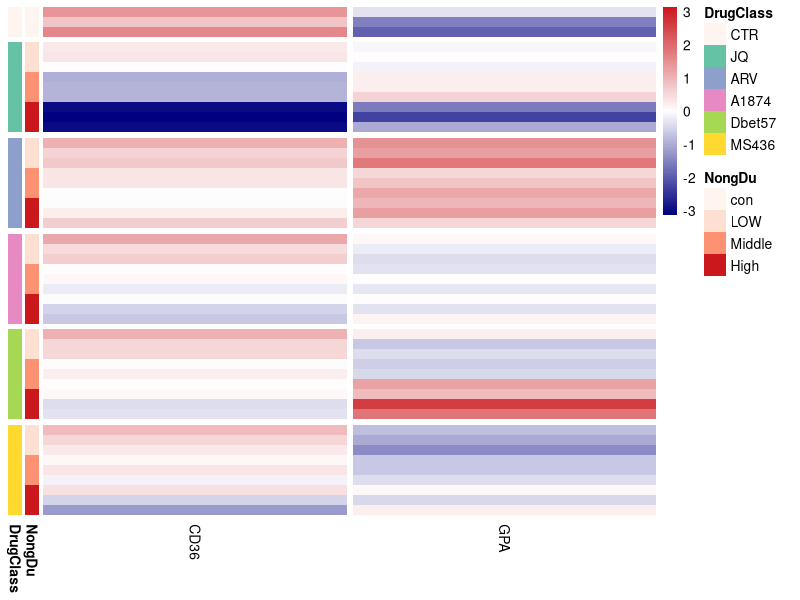
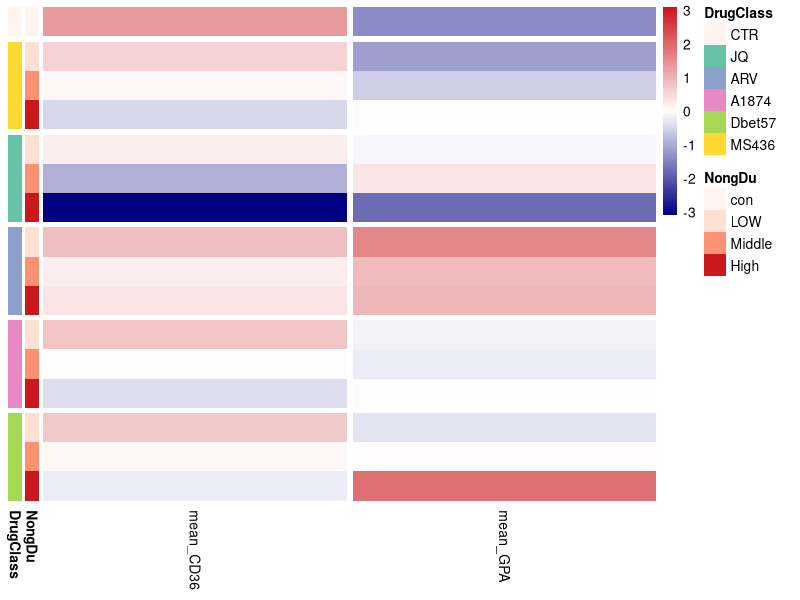
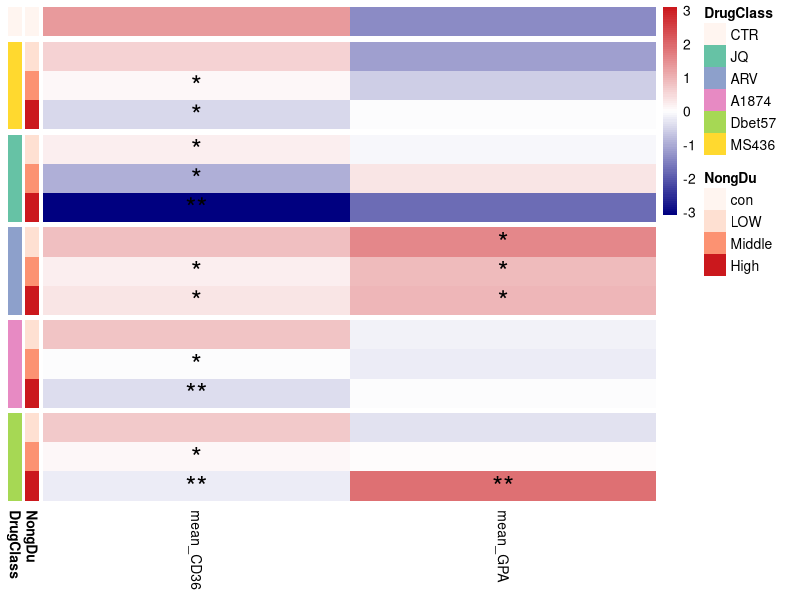

Write R code to recreate these figures, in order.

# pheatmap & Diff 
# BY  MY 2023

# load packages
library(readxl)
library(pheatmap)
library(RColorBrewer)
library(tidyverse)
library(rstatix)


rt1 <- read.csv("brd4_inhibitor_used.csv",header = T,row.names = 1)

#rt1 = read_csv("brd4_inhibitor.csv")
#View(rt1)


annotation_row = data.frame(
  NongDu  = factor(c("con","con","con",rep ( rep(c("LOW", "Middle", "High"),each = 3),5) )),
  DrugClass = factor(rep(c("CTR","JQ", "ARV","A1874","Dbet57","MS436"), c(3, 9, 9, 9, 9, 9))))

row.names(annotation_row)=rownames(rt1)

# colors
ann_colors = list(
  NongDu = c( con="#FFF5F0",LOW="#FEE0D2", Middle="#FC9272",High="#CB181D"  ),
  DrugClass = c(CTR= "#FFF5F0",JQ = "#66C2A5" ,ARV= "#8DA0CB", A1874= "#E78AC3" ,Dbet57="#A6D854",MS436= "#FFD92F")
)


pheatmap(rt1, 
         #annotation_col=annotation_col, 
         annotation_row = annotation_row, 
         annotation_colors = ann_colors,
         color = colorRampPalette(c("navy", "white", "#CB181D"))(100),
         cluster_cols =F,
         cluster_rows  =F,
         scale="column",
          gaps_row = c(3,12,21,30,39,48),
         gaps_col = 1,
         border_color=NA,
         #border_color="white",
         # fontsize_row=5,
         fontsize_col=10,
         labels_row = NULL,
         labels_col = NULL,
         show_rownames = FALSE, 
         show_colnames =TRUE)




# get mean according to group -----------------------------------------------------

rt1 <- read.csv("brd4_inhibitor.csv",header = T)

rt_mean = rt1 %>%
  group_by(Group,Dose) %>% 
  summarise(mean_CD36 = mean(CD36),
            mean_GPA = mean(GPA))

# write.table(rt_mean,"mean.csv",sep = ",",row.names = FALSE)






##=== mean heatmap
rt1 <- read.csv("mean.csv",header = T,row.names = 1)

annotation_row = data.frame(
  NongDu  = factor(c("con",rep ( rep(c("LOW", "Middle", "High"),each = 1),5) )),
  DrugClass = factor(rep(c("CTR","MS436","JQ", "ARV","A1874","Dbet57"), c(1, 3, 3, 3, 3, 3))))

row.names(annotation_row)=rownames(rt1)


ann_colors = list(
  NongDu = c( con="#FFF5F0",LOW="#FEE0D2", Middle="#FC9272",High="#CB181D"  ),
  DrugClass = c(CTR= "#FFF5F0",JQ = "#66C2A5" ,ARV= "#8DA0CB", A1874= "#E78AC3" ,Dbet57="#A6D854",MS436= "#FFD92F")
)



pdf("mean_heatmap.pdf",width = 6,height = 10)
pheatmap(rt1, 
         #annotation_col=annotation_col, 
         annotation_row = annotation_row, 
         annotation_colors = ann_colors,
         color = colorRampPalette(c("navy", "white", "#CB181D"))(100),
         cluster_cols =F,
         cluster_rows  =F,
         scale="column",
         #scale="row",
         gaps_row = c(1,4,7,10,13,16),
         gaps_col = 1,
         border_color=NA,
         #border_color="white",
         # fontsize_row=5,
         fontsize_col=10,
         labels_row = NULL,
         labels_col = NULL,
         show_rownames = FALSE, 
         show_colnames =TRUE )

dev.off()



# add p value -----------------------------------------------------------------
rt2 <- read.csv("brd4_inhibitor.csv",header = T)

rt2 = rt2 %>% 
  mutate(G = paste(Group,"Dose"))



# t test：
stat.test_CD36 = rt2 %>%
  t_test(
    CD36 ~  G ,
    p.adjust.method = "holm"
  )

#View(stat.test_CD36)
write.table(stat.test_CD36,"p_CD36.csv",sep = ",")


CD36 = cbind(stat.test_CD36$p,stat.test_CD36$group2)
#View(CD36[1:45,])

pmt <- stat.test_CD36$p
pmt

# mark pvalue level
if (!is.null(pmt)){
  ssmt <- pmt<= 0.01
  pmt[ssmt] <-'**'
  smt <- pmt >0.01& pmt <0.05
  pmt[smt] <- '*'
  pmt[!ssmt&!smt]<- ''
} else {
  pmt <- F
}

pmt
# keep the same order with the Drug dose
pmt1 = c("" , "", "*",  "*",    "*",  "*" , "**", "" ,  "*" , "*",  "" ,  "*"  ,"**", "" ,  "*" , "**"  )
pmt2 = c("" ,"",   "" ,  "" ,  "" ,  ""  , ""  , "*",  "*" , "*",  "",  "" ,  "",   "" ,  ""  , "**"  )
pmt3 = cbind(pmt1,pmt2)

pdf("mean_pvale_heatmap.pdf",width = 10,height = 10)
pheatmap(rt1, 
         #annotation_col=annotation_col, 
         annotation_row = annotation_row, 
         annotation_colors = ann_colors,
         color = colorRampPalette(c("navy", "white", "#CB181D"))(100),
         cluster_cols =F,
         cluster_rows  =F,
         scale="column",
         #scale="row",
         gaps_row = c(1,4,7,10,13,16),
         #gaps_col = 1,
         border_color=NA,
         #border_color="white",
         # fontsize_row=5,
         fontsize_col=10,
         labels_row = NULL,
         labels_col = NULL,
         show_rownames = FALSE, 
         show_colnames =TRUE,
         display_numbers = pmt3,
         fontsize_number = 20, number_color = "Black")

dev.off()


# #----------------------------------------------------------------------------






